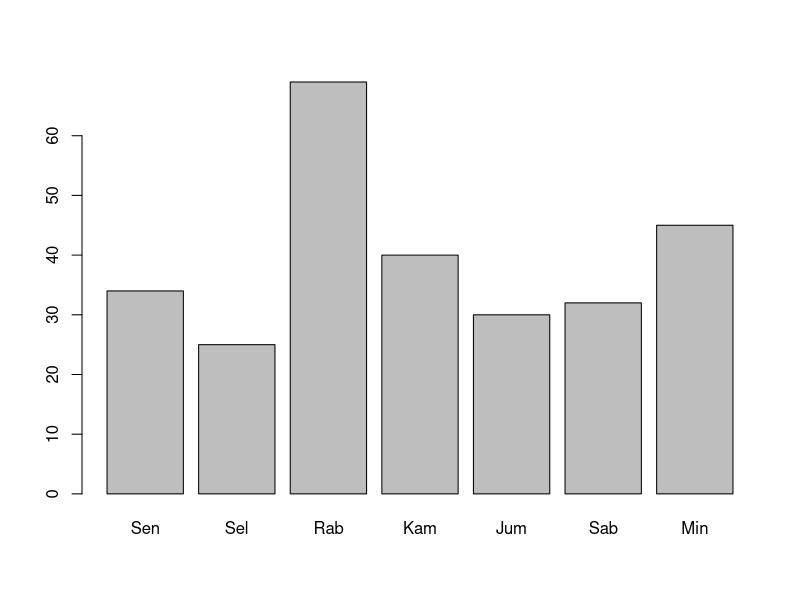
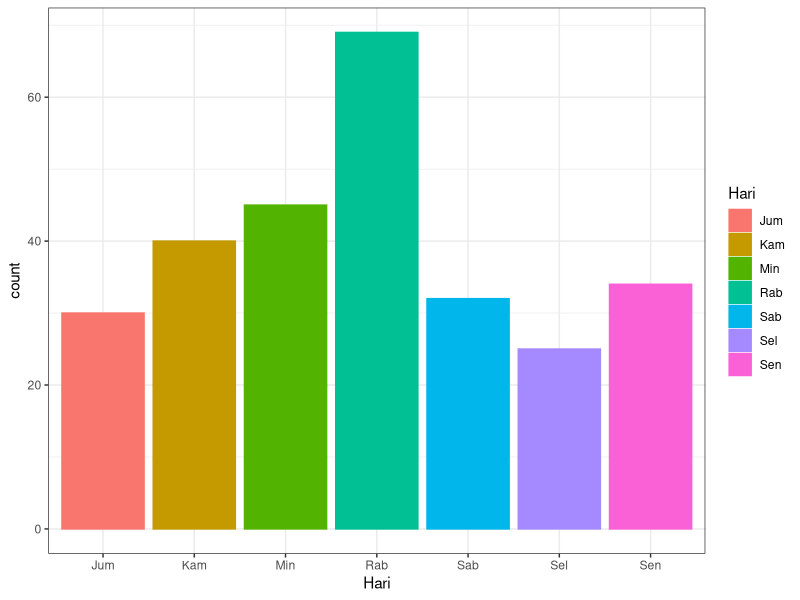
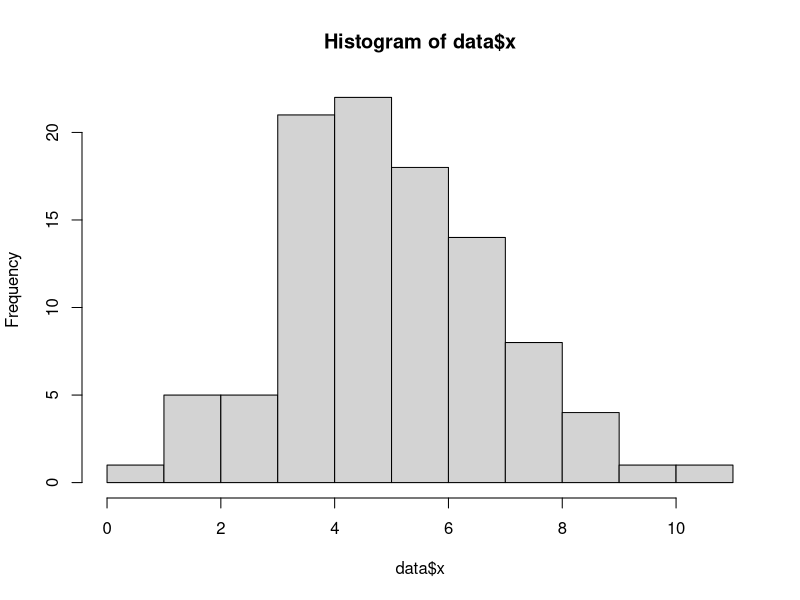
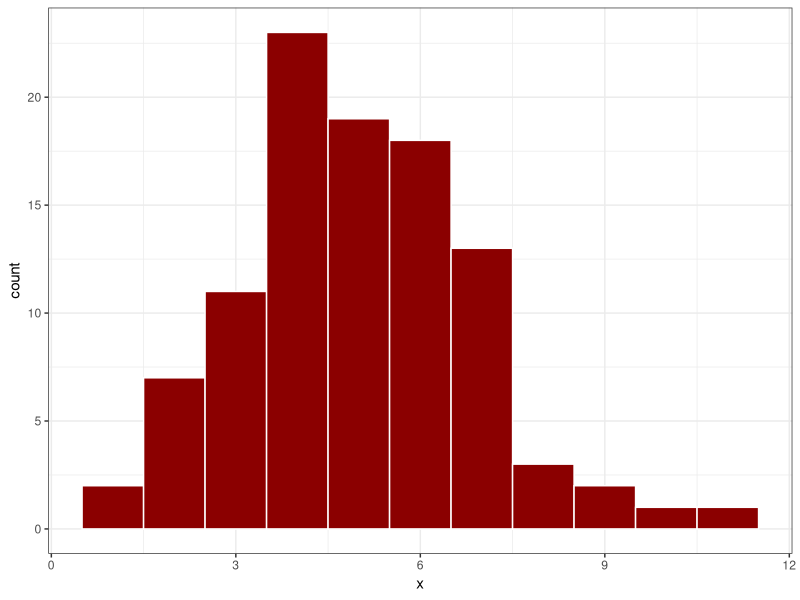
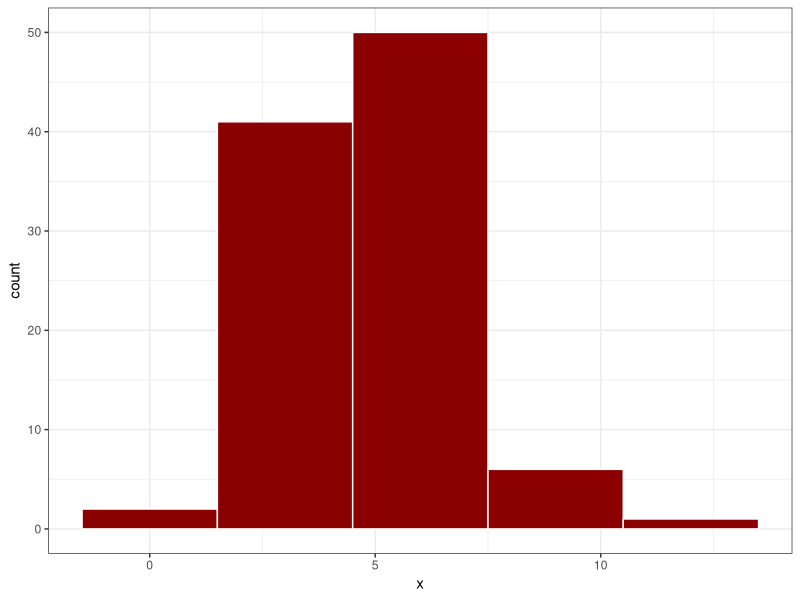
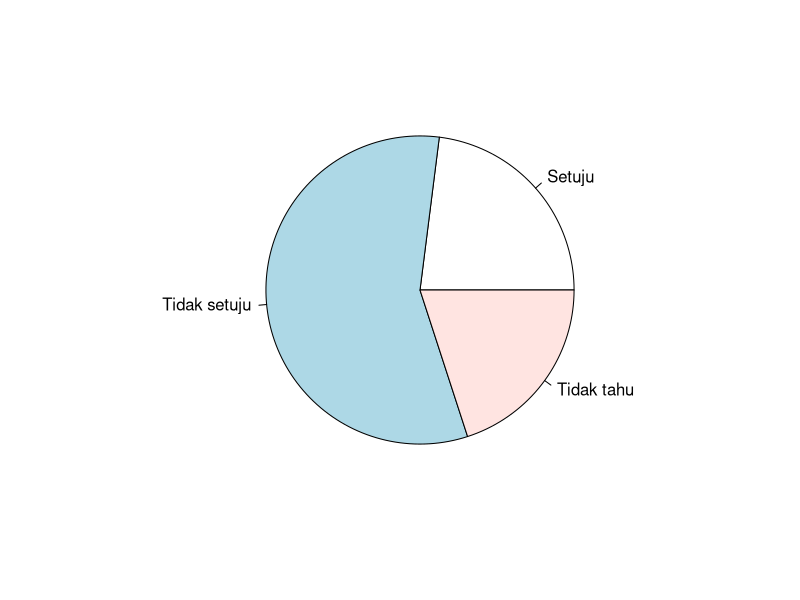
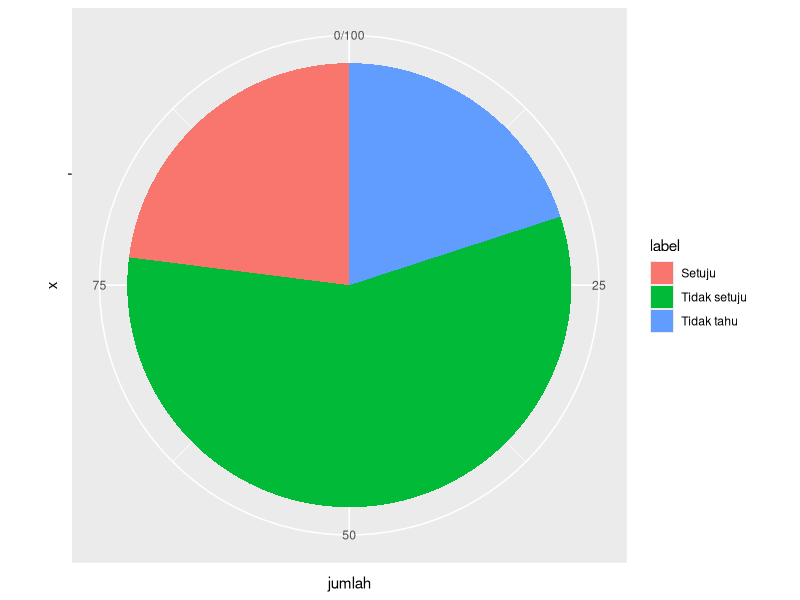
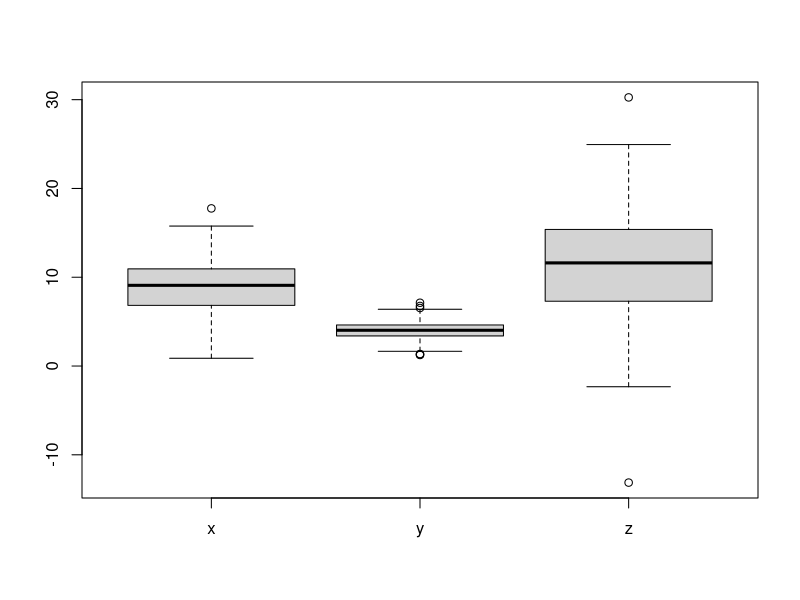

The R source for these figures, in order:
## ---- chunk 1
library(ggplot2)
## ---- chunk 2
jpc <- c(34, 25, 69, 40, 30, 32, 45)
hr  <- c("Sen", "Sel", "Rab", "Kam", "Jum", "Sab", "Min")
x   <- data.frame(Hari = hr, Pasien = jpc)
x
## ---- chunk 3
barplot(x$Pasien, 
        names.arg = x$Hari)
## ---- chunk 4
p <- ggplot(x, aes(Hari)) + 
  geom_bar(aes(weight=Pasien, fill=Hari, colour=Hari)) +
  theme_bw()
p
## ---- chunk 5
data <- data.frame(x = rnorm(100,5,2))
## ---- chunk 6
hist(data$x)
## ---- chunk 7
p <- ggplot(data, aes(x)) + 
  geom_histogram(binwidth = 1, 
                 color = "white", 
                 fill= "darkred") +
  theme_bw()
p
## ---- chunk 8
p <- ggplot(data, aes(x)) + 
  geom_histogram(binwidth = 3, 
                 color = "white", 
                 fill= "darkred") +
  theme_bw()
p
## ---- chunk 9
jumlah <- c(23, 57, 20)
label <- c("Setuju", "Tidak setuju", "Tidak tahu")
x <- data.frame(label, jumlah)
## ---- chunk 10
pie(x$jumlah, labels = x$label)
## ---- chunk 11
p <- ggplot(x, aes(x="", y=jumlah, fill=label)) +
  geom_bar(stat = "identity")
p + coord_polar("y", start = 0)
## ---- chunk 12
x <- rnorm(250, 9, 3)
y <- rnorm(250, 4, 1)
z <- rnorm(250, 11, 6)
## ---- chunk 13
boxplot(x, y, z,
        names = c("x", "y", "z"))
data <- data.frame(label = c(rep(c("x","y","z"),
                                 each=250)),
                   value = c(x, y, z))
head(data)
## ---- chunk 14
p <- ggplot(data, aes(x=label, y=value)) +
  geom_boxplot(outlier.colour = "red") +
  theme_bw()
p
## ---- chunk 15
n <- 10
r <- 0.75

library(MASS)
data_pos <- mvrnorm(n, mu=c(3, 5), Sigma=matrix(c(1, r, r, 1), nrow=2))
x_pos <- data_pos[, 1]
y_pos <- data_pos[, 2]

data_neg <- mvrnorm(n, mu=c(3, 5), Sigma=matrix(c(1, -r, -r, 1), nrow=2))
x_neg <- data_neg[, 1]
y_neg <- data_neg[, 2]

## ---- chunk 16
plot(y_pos, x_pos)
plot(y_neg, x_neg)
## ---- chunk 17
data_pos <- data.frame(data_pos)
colnames(data_pos) = c("x","y")
p <- ggplot(data_pos, aes(x,y))
p + geom_point(size=2) + 
  geom_smooth(method=lm) +
  theme_bw()
## ---- chunk 18
x <- c(23, 57, 20)
names(x) <- c("Setuju", "Tidak setuju", "Tidak tahu")
## ---- chunk 19
plot(x, type = "o")
## ---- chunk 20
data("diamonds")
head(diamonds)
## ---- chunk 21
p <- ggplot(diamonds, aes(x = price, fill = cut))
p + geom_area(stat = "bin")
